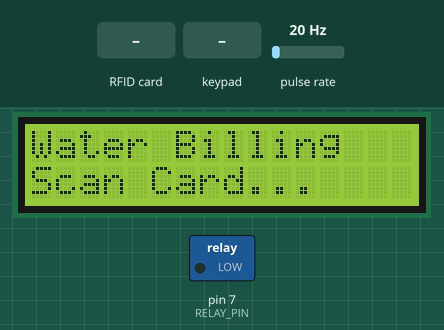
This sketch was run on a simulated Arduino Uno, built with avr-gcc and run on an emulated ATmega328P. On the bench: 16×2 character LCD, switched loads named in the sketch (green lamp = pin HIGH). Wiring (inferred from the names in the program): pulse sensor: data pin 2. Inputs (shaded band) come from the test bench; at power-on: pulse rate 20 Hz. Pins used as bus, display or sensor lines are not drawn; what the sketch prints to the serial monitor is not drawn.

Above: at 1.3 s.
1.4 s: RFID card 23 08 35 AA held to the reader
At 2.3 s:
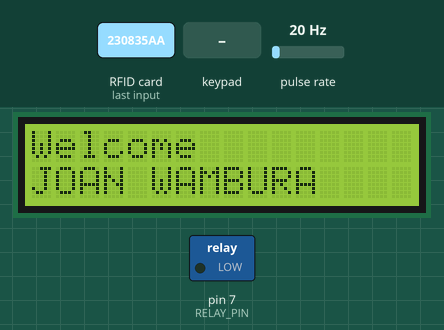
4.4 s: keypad keys 3 4 5 # pressed 0.4 s apart
At 6.8 s:
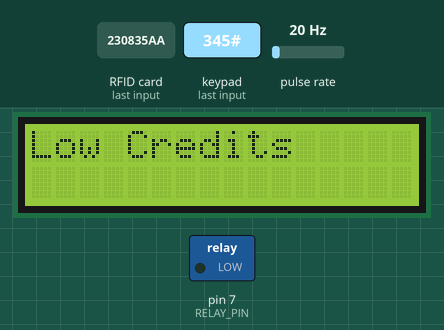
8.6 s: keypad keys 3 4 5 * pressed 0.4 s apart
At 11.0 s:
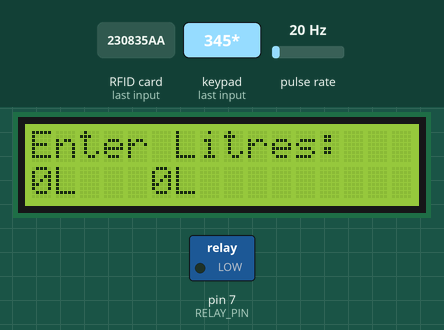
11.7 s: key '1' pressed
At 12.4 s:
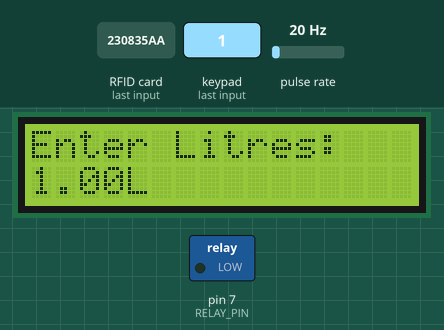
13.2 s: key '#' pressed
At 15.7 s:
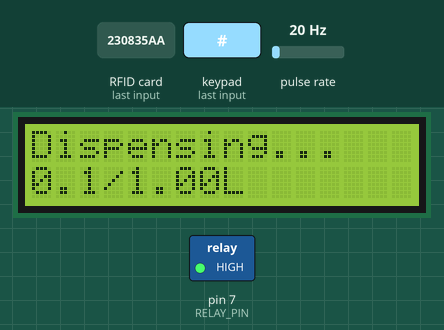
16.2 s: pulse rate (sensor on pin 2) set to 100 Hz
At 21.6 s:
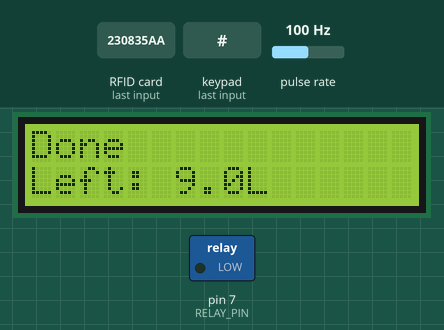
Timing chart, 0 to 23.1 s (numbered marks = the images above; inputs shaded):
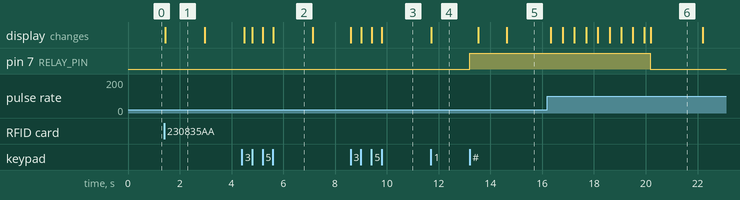

Measured:
- after the input at 1.4 s, the display: changes after 0.05 s (image 1)
- after the input at 4.4 s, the display: first changes after 0.08 s (image 2 shows a later state)
- after the input at 8.6 s, the display: first changes at once (image 3 shows a later state)
- after the input at 11.7 s, the display: changes at once (image 4)
- after the input at 13.2 s, pin 7 (RELAY_PIN): LOW → HIGH at once; the display: first changes after 0.33 s (image 5 shows a later state)
- after the input at 16.2 s, pin 7 (RELAY_PIN): HIGH → LOW after 4.0 s
- what the display in image 1 shows lasts 1.6 s, from 1.4 s to 3.0 s

The sketch:

WaterBillingProject.ino
```cpp
// ================================================
// SMART WATER BILLING SYSTEM – FINAL VERSION WITH KEYPAD INPUT
// RFID + YF-S201 + LCD + Relay + Keypad
// ================================================

#include <SPI.h>
#include <MFRC522.h>
#include <Wire.h>
#include <LiquidCrystal_I2C.h>
#include <Keypad.h>

// ---------------- PINS ----------------
#define FLOW_PIN   2
#define RELAY_PIN  7
#define SS_PIN     10
#define RST_PIN    9

// ---------------- MODULES ----------------
MFRC522 mfrc522(SS_PIN, RST_PIN);
LiquidCrystal_I2C lcd(0x27, 16, 2);

// ---------------- KEYPAD ----------------
const byte ROWS = 4;
const byte COLS = 3;
char keys[ROWS][COLS] = {
  {'1','2','3'},
  {'4','5','6'},
  {'7','8','9'},
  {'*','0','#'}
};

byte rowPins[ROWS] = {A0, A1, A2, A3};
byte colPins[COLS] = {3, 4, 5};

Keypad keypad = Keypad(makeKeymap(keys), rowPins, colPins, ROWS, COLS);

// ---------------- FLOW SENSOR ----------------
volatile unsigned long pulseCount = 0;
const float calibrationFactor = 450.0;

// ---------------- USERS ----------------
// Joan
const String JOAN_UID = "230835AA";
const String JOAN_NAME = "JOAN WAMBURA";
const float JOAN_CREDITS = 10.0;

// Prof. Nuhu
const String NUHU_UID = "236D7F11";
const String NUHU_NAME = "Prof. NUHU";
const float NUHU_CREDITS = 20.0;

// ---------------- SYSTEM ----------------
bool sessionActive = false;
bool waterFlowing = false;

float credits = 0;
float inputLitres = 0;

// Double press timing
unsigned long lastHash = 0;
unsigned long lastStar = 0;
const unsigned long dblTime = 700;

// ================================================
// FLOW INTERRUPT
// ================================================
void pulseCounter() {
  pulseCount++;
}

// ================================================
// SETUP
// ================================================
void setup() {
  Serial.begin(9600);

  pinMode(RELAY_PIN, OUTPUT);
  digitalWrite(RELAY_PIN, LOW);   // Relay OFF

  pinMode(FLOW_PIN, INPUT_PULLUP);
  attachInterrupt(digitalPinToInterrupt(FLOW_PIN), pulseCounter, FALLING);

  SPI.begin();
  mfrc522.PCD_Init();

  lcd.init();
  lcd.backlight();

  showIdle();

  Serial.println("System Ready");
}

// ================================================
// LOOP
// ================================================
void loop() {
  if (!sessionActive) {
    waitForCard();
  }
}

// ================================================
// WAIT FOR RFID
// ================================================
void waitForCard() {
  if (!mfrc522.PICC_IsNewCardPresent()) return;
  if (!mfrc522.PICC_ReadCardSerial()) return;

  String uid = getUID();
  Serial.print("UID: ");
  Serial.println(uid);

  mfrc522.PICC_HaltA();
  mfrc522.PCD_StopCrypto1();

  // --- Check Joan ---
  if (uid == JOAN_UID) {
    credits = JOAN_CREDITS;
    sessionActive = true;
    welcomeUser(JOAN_NAME, credits);
    enterLitres();
  }

  // --- Check Prof. Nuhu ---
  else if (uid == NUHU_UID) {
    credits = NUHU_CREDITS;
    sessionActive = true;
    welcomeUser(NUHU_NAME, credits);
    enterLitres();
  }

  // --- Unknown card ---
  else {
    lcd.clear();
    lcd.print("Access Denied");
    lcd.setCursor(0,1);
    lcd.print("Unknown Card");
    delay(2000);
    showIdle();
  }
}

// ================================================
// GET UID
// ================================================
String getUID() {
  String uid = "";
  for (byte i = 0; i < mfrc522.uid.size; i++) {
    if (mfrc522.uid.uidByte[i] < 0x10) uid += "0";
    uid += String(mfrc522.uid.uidByte[i], HEX);
  }
  uid.toUpperCase();
  return uid;
}

// ================================================
// IDLE SCREEN
// ================================================
void showIdle() {
  lcd.clear();
  lcd.setCursor(0,0);
  lcd.print("Water Billing");
  lcd.setCursor(0,1);
  lcd.print("Scan Card...");
}

// ================================================
// WELCOME
// ================================================
void welcomeUser(String name, float credit) {
  lcd.clear();
  lcd.print("Welcome");
  lcd.setCursor(0,1);
  lcd.print(name);
  delay(1500);

  lcd.clear();
  lcd.print("Credits: ");
  lcd.print(credit,1);
  lcd.print("L");
  delay(1500);
}

// ================================================
// ENTER LITRES
// ================================================
void enterLitres() {
  inputLitres = 0;
  lcd.clear();
  lcd.print("Enter Litres:");
  lcd.setCursor(0,1);
  lcd.print("0L");

  while (sessionActive) {
    char key = keypad.getKey();
    if (!key) continue;

    // -------- NUMBERS --------
    if (key >= '0' && key <= '9') {
      inputLitres = inputLitres * 10 + (key - '0');
      lcd.setCursor(0,1);
      lcd.print(inputLitres);
      lcd.print("L   ");
    }

    // -------- CONFIRM --------
    else if (key == '#') {
      unsigned long now = millis();

      // Double press = reset credits
      if (now - lastHash < dblTime) {
        // Reset credits depending on current user
        if (credits == JOAN_CREDITS) credits = JOAN_CREDITS;
        else credits = NUHU_CREDITS;

        lcd.clear();
        lcd.print("Credits Reset");
        delay(1500);

        enterLitres();
        return;
      }
      lastHash = now;

      if (credits <= 0) {
        endSession();
        return;
      }

      if (inputLitres <= 0) continue;

      if (inputLitres > credits) {
        lcd.clear();
        lcd.print("Low Credits");
        delay(1500);
        enterLitres();
        return;
      }

      // Start water
      dispenseWater(inputLitres);
      return;
    }

    // -------- STAR --------
    else if (key == '*') {
      unsigned long now = millis();

      // Emergency stop
      if (now - lastStar < dblTime) {
        stopWater();
        lcd.clear();
        lcd.print("EMERGENCY STOP");
        delay(1500);
        endSession();
        return;
      }

      lastStar = now;

      // Clear input
      inputLitres = 0;
      lcd.setCursor(0,1);
      lcd.print("0L   ");
    }
  }
}

// ================================================
// DISPENSE WATER
// ================================================
void dispenseWater(float target) {
  pulseCount = 0;
  digitalWrite(RELAY_PIN, HIGH);
  delay(300); // let flow stabilize
  waterFlowing = true;
  pulseCount = 0; // reset again after stabilization

  lcd.clear();
  lcd.print("Dispensing...");

  float dispensed = 0;
  unsigned long startTime = millis();

  while (dispensed < target && waterFlowing) {
    if (millis() - startTime > 180000) break; // Safety timeout 3 min

    noInterrupts();
    unsigned long pulses = pulseCount;
    interrupts();

    dispensed = pulses / calibrationFactor;

    lcd.setCursor(0,1);
    lcd.print(dispensed,1);
    lcd.print("/");
    lcd.print(target);
    lcd.print("L   ");

    // Emergency check
    char key = keypad.getKey();
    if (key == '*') {
      unsigned long now = millis();
      if (now - lastStar < dblTime) {
        stopWater();
        endSession();
        return;
      }
      lastStar = now;
    }
  }

  stopWater();

  credits -= target;

  lcd.clear();
  lcd.print("Done");
  lcd.setCursor(0,1);
  lcd.print("Left: ");
  lcd.print(credits,1);
  lcd.print("L");
  delay(2000);

  if (credits <= 0) endSession();
  else enterLitres();
}

// ================================================
// STOP WATER
// ================================================
void stopWater() {
  digitalWrite(RELAY_PIN, LOW);
  waterFlowing = false;
}

// ================================================
// END SESSION
// ================================================
void endSession() {
  stopWater();
  sessionActive = false;

  lcd.clear();
  lcd.print("Session Ended");
  delay(1500);

  showIdle();
}
```
